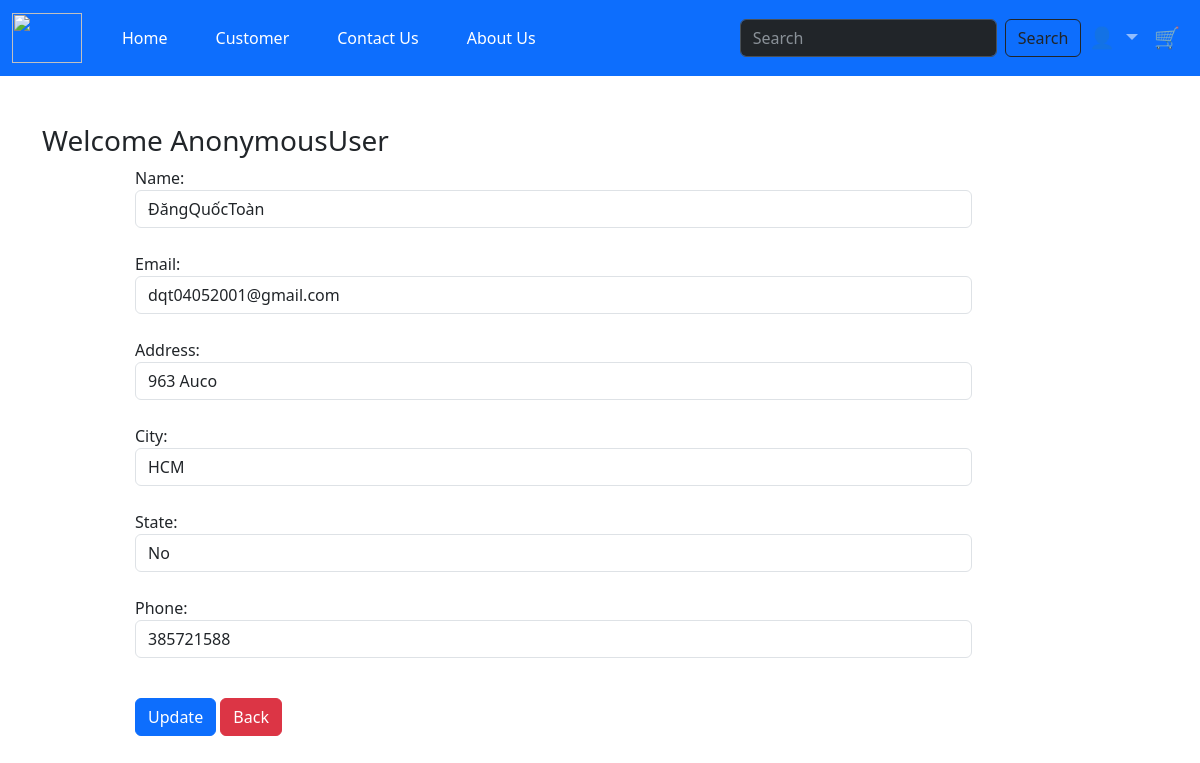
/updateaddress/11, run on the app's committed database.
### app/models.py (models this page shows, shortened)
class Customer(models.Model):
    user = models.ForeignKey(User, on_delete=models.SET_NULL, null=True,blank=False)
    name = models.CharField(max_length=200, null=True)
    email = models.CharField(max_length=200, null=True)
    city = models.CharField(max_length=200, null=True)
    phone = models.IntegerField(default=0)
    state  = models.CharField(max_length=200, null=True)
    address = models.CharField(max_length=200,null=True)

### app/views.py (the view, shortened to what this page needs)
# urls.py: path('updateaddress/<int:pk>', views.updateAddress.as_view(), name='updateaddress'),
class updateAddress(View):
    def get(self, request, pk):
        add = Customer.objects.get(pk=pk)
        form = CutomerProfileForm(instance=add)
        return render(request,'updateaddress.html', locals())

### app/forms.py
class CutomerProfileForm(forms.ModelForm):
    class Meta:
        model = Customer
        fields = ['name','email','address','city','state','phone']
        widgets={
            'name': forms.TextInput(attrs={'class':'form-control'}),
            'email':forms.TextInput(attrs={'class':'form-control'}),
            'address': forms.TextInput(attrs={'class':'form-control'}),
            'city': forms.TextInput(attrs={'class':'form-control'}),
            'state': forms.TextInput(attrs={'class':'form-control'}),
            'phone': forms.NumberInput(attrs={'class':'form-control'}),
        }

### app/templates/updateaddress.html (shortened to what this page needs)
{% extends 'customer.html' %}
{% load static %}
{% block content %}
<div class="container my-5">
    <div class="row">
        <h3>Welcome <span class="text-capitalize">{{request.user}}</span></h3>
    </div>
    <div class="col-sm-9 offset-sm-1">
        <form action="" method="post">
            {% for fm in form %}
                    {{fm.label_tag}} {{fm}} <small class="text-danger">{{fm.error|striptags}}</small>
                    <br>
            {% endfor %}
            <div class="col-12 mt-3">
                <button type="submit" class="btn btn-primary" >Update</button>
                <a href="{% url 'address' %}" type="button" class="btn btn-danger">Back</a>
            </div>
        </form>
    </div>
</div>
{% endblock %}

### app/static/app/css/main.css (style rules this page uses)
body { background-color: hsl(0, 0%, 98%); }
h1,h2,h3,h4,h5,h6 { color:hsl(0, 0%, 30%); }
.btn { border-radius: 0; }

### data on the page
Customer: form "ĐăngQuốcToàn" "dqt04052001@gmail.com" "963 Auco" "HCM" "No" "385721588"

### other printed values
{{ request.user }} "AnonymousUser"
{{ fm.label_tag }} "Name:" "Email:" "Address:" "City:" "State:" "Phone:"
